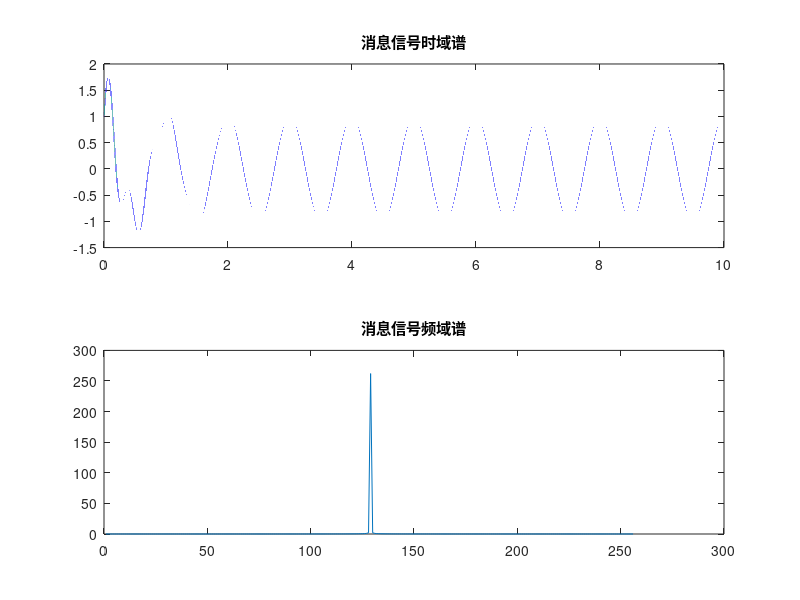
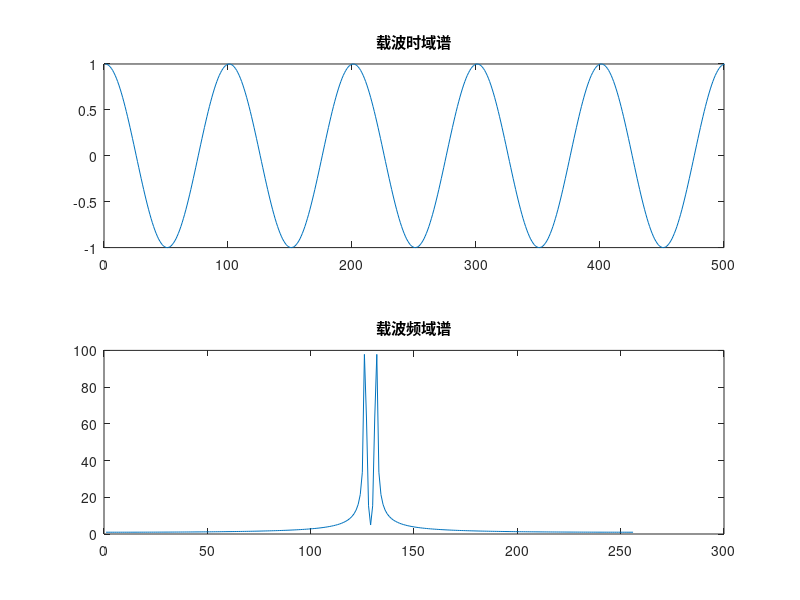
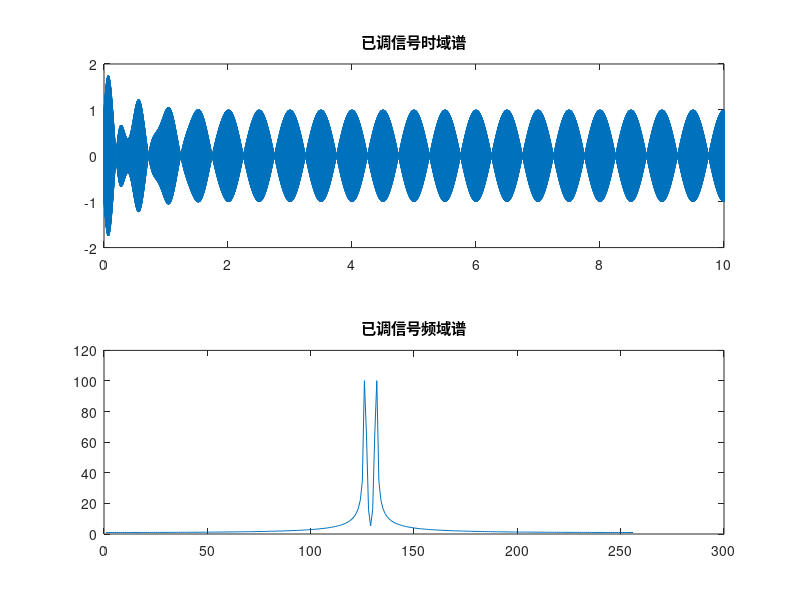
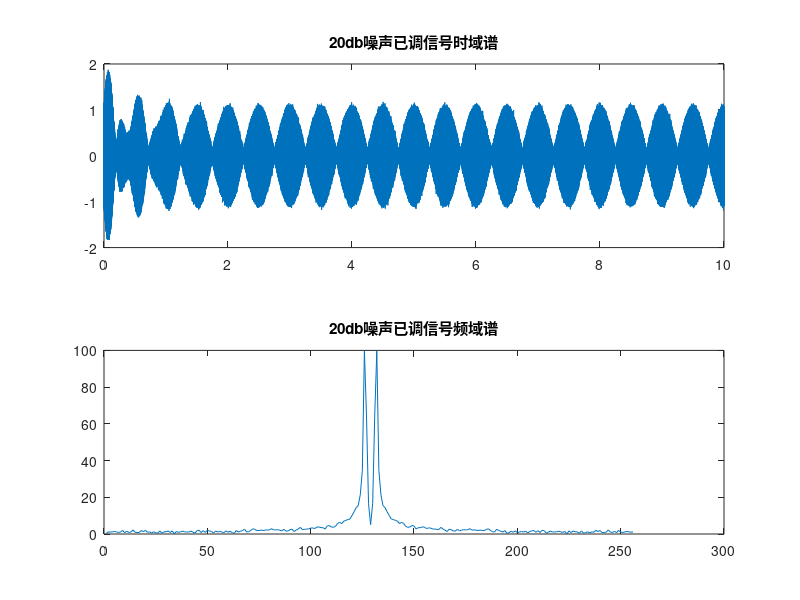

Reproduce these figures in MATLAB, in order. (Note: this script raises an error after producing the figures.)
clc;clear;close all
ts=0.00001;                                 %信号抽样时间间隔
t=0:ts:10-ts;                               %时间向量
fs=1/ts;                                    %采样频率
msg=cos(2*pi*t)+exp(-2*t).*sin(6*pi*t);     %消息信号
A=1;                                        %载波振幅
fc=1000;                                    %载波频率
MSG=abs(fft(msg,256));                      %对消息信号进行FFT
figure(1);
subplot(2,1,1);
plot(t,msg);                                %画出消息信号的时域谱
title('消息信号时域谱');
subplot(2,1,2);
plot(fftshift(MSG));                        %画出消息信号的频谱
title('消息信号频域谱');
carry=A*cos(2*pi*fc*t);                     %载波信号
CARRY=abs(fft(carry,256));                  %对载波信号求FFT
figure(2);
subplot(2,1,1);
plot(carry);                                %画出载波的时域谱
axis([0 500 -1 1]);
title('载波时域谱');
subplot(2,1,2);                             
plot(fftshift(CARRY));                      %画出载波频谱
title('载波频域谱');

%------------------调制部分--------------------%
y1=ammod(msg,fc,fs);                         %用ammod语句对msg进行AM调制
Y1=abs(fft(y1,256));
figure(3);
subplot(2,1,1);
plot(t,y1);                                   %画出已调信号时域谱
title('已调信号时域谱');
subplot(2,1,2);
plot(fftshift(Y1));                           %画出已调信号频谱
title('已调信号频域谱');

%------------------信道部分--------------------%
y2=awgn(y1,20,'measured');                    %调制信号通过信噪比为20db的信道
Y2=abs(fft(y2,256));

y4=awgn(y1,25,'measured');                    %调制信号通过信噪比为25db的信道
Y4=abs(fft(y4,256));

figure(4);
subplot(2,1,1);
plot(t,y2);                                   %已调信号通过信道之后的时域谱
title('20db噪声已调信号时域谱');
subplot(2,1,2);
plot(fftshift(Y2));                       %已调信号通过信道之后的频域谱
title('20db噪声已调信号频域谱');

figure(6);
subplot(2,1,1);
plot(t,y4);                                   %已调信号通过信道之后的时域谱
title('25db噪声已调信号时域谱');
subplot(2,1,2);
plot(fftshift(Y4));                       %已调信号通过信道之后的频域谱
title('25db噪声已调信号频域谱');

%-----------------解调部分---------------------%
y3=amdemod(y2,fc,fs);                           %25db解调
Y3=abs(fft(y3,256));                      %解调信号FFT
[br,pe1]=symerr(y1,y3);
xxx=pe1;
y5=amdemod(y4,fc,fs);                           %20db解调
Y5=abs(fft(y4,256));                      %解调信号FFT

figure(5);
subplot(2,1,1);
plot(t,y3);                               %解调信号时域谱
title('20db解调信号时域谱'); 
subplot(2,1,2);
plot(fftshift(Y3));                         %解调信号频谱.
title('20db解调信号频域谱');

figure(7);
subplot(2,1,1);
plot(t,y5);                               %解调信号时域谱
title('25db解调信号时域谱'); 
axis([0 10 -2 2]);
subplot(2,1,2);
plot(fftshift(Y5));                         %解调信号频谱.
title('25db解调信号频域谱');